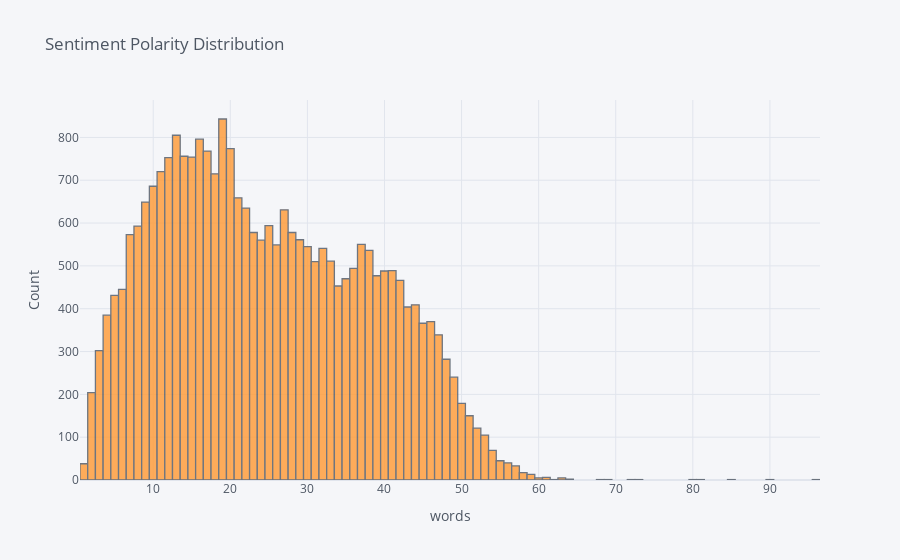

Notebook source saved alongside this figure:
### Markdown cell above
# Word Count Distribution

### Code cell
df['word_count'].iplot(kind = 'hist', xTitle = 'words', yTitle = 'Count', title = 'Sentiment Polarity Distribution')

### Figure 1 — Plotly figure (JSON) as saved in the notebook; plotly's stock layout.template omitted (floating-point values rounded to 4 significant figures; data arrays with more than 128 entries replaced by an {"elided": "..."} marker saying what was removed)
{"data": [{"histfunc": "count", "histnorm": "", "marker": {"color": "rgba(255, 153, 51, 1.0)", "line": {"color": "#4D5663", "width": 1.3}}, "name": "word_count", "opacity": 0.8, "orientation": "v", "type": "histogram", "x": {"elided": "27075 int values"}}], "layout": {"barmode": "overlay", "legend": {"bgcolor": "#F5F6F9", "font": {"color": "#4D5663"}}, "paper_bgcolor": "#F5F6F9", "plot_bgcolor": "#F5F6F9", "title": {"font": {"color": "#4D5663"}, "text": "Sentiment Polarity Distribution"}, "xaxis": {"gridcolor": "#E1E5ED", "showgrid": true, "tickfont": {"color": "#4D5663"}, "title": {"font": {"color": "#4D5663"}, "text": "words"}, "zerolinecolor": "#E1E5ED"}, "yaxis": {"gridcolor": "#E1E5ED", "showgrid": true, "tickfont": {"color": "#4D5663"}, "title": {"font": {"color": "#4D5663"}, "text": "Count"}, "zerolinecolor": "#E1E5ED"}}}
